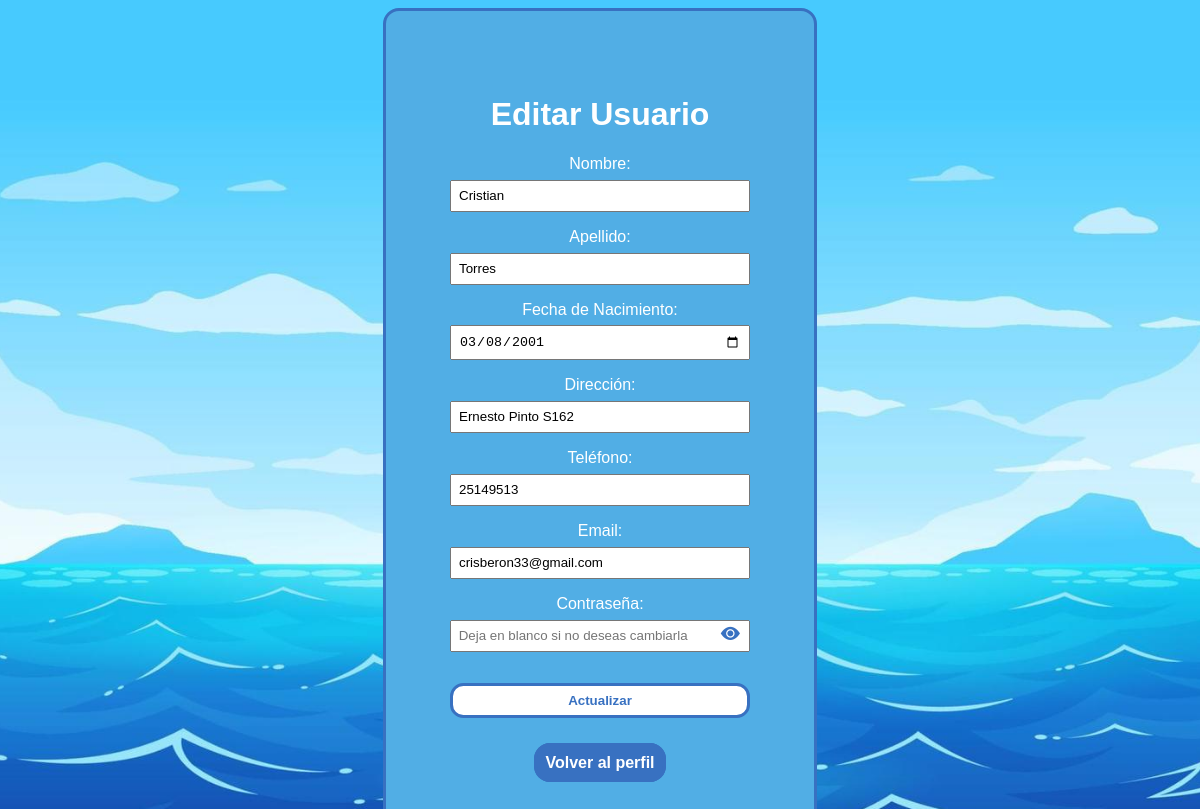
Page /sigto/index.php?action=edit_profile (signed in) on the committed database.
### tables this page shows
CREATE TABLE `cliente` (
  `idus` int(11) NOT NULL,
  `nombre` varchar(15) NOT NULL,
  `apellido` varchar(15) NOT NULL,
  `fecnac` date NOT NULL,
  `direccion` varchar(30) NOT NULL,
  `telefono` varchar(18) NOT NULL,
  `email` varchar(30) NOT NULL,
  `passw` varchar(255) DEFAULT NULL,
  `activo` enum('si','no') NOT NULL DEFAULT 'si'
);

### sigto/models/Usuario.php (called while the page is built, shortened)
<?php
require_once __DIR__ . '/../config/Database.php';
class Usuario {
    private $conn;
    private $table_name = "cliente";
    private $idus;
    public function __construct() {
        $database = new Database('user');
        $this->conn = $database->getConnection();
    }
    public function setId($idus) {
        $this->idus = $idus;
    }
    public function readOne() {
        $query = "SELECT * FROM " . $this->table_name . " WHERE idus = ? LIMIT 0,1";
        $stmt = $this->conn->prepare($query);
        $stmt->bind_param("i", $this->idus);
        $stmt->execute();
        $result = $stmt->get_result();
        return $result->fetch_assoc();
    }
}
?>

### sigto/config/Database.php (called while the page is built, shortened)
<?php
class Database {
    private $host = "127.0.0.1";
    private $db_name = "oceantrade";
    private $username;
    private $password;
    public function __construct($role = 'guest') {
        switch ($role) {
            case 'user':
                $this->username = 'app_user';
                $this->password = 'password_app';
                break;
            default:
                $this->username = 'guest_user';
                $this->password = 'password_guest';
                break;
        }
    }
    public function getConnection() {
        $this->conn = null;
        try {
            $this->conn = new mysqli($this->host, $this->username, $this->password, $this->db_name);
        } catch (Exception $e) {
            echo $e->getMessage();
        }
        return $this->conn;
    }
}

### sigto/controllers/UsuarioController.php (called while the page is built, shortened)
<?php
require_once __DIR__ . '/../models/Usuario.php';
class UsuarioController {
    public function getUserById($idus) {
        $usuario = new Usuario();
        $usuario->setId($idus);
        return $usuario->readOne();
    }
    public function readOne($idus) {
        $usuario = new Usuario();
        $usuario->setId($idus);
        return $usuario->readOne();
    }
}

### sigto/views/mieditar.php (the view, shortened to what this page needs)
<?php
require_once __DIR__ . '/../controllers/UsuarioController.php';
$usuarioController = new UsuarioController();
$usuario = $usuarioController->getUserById($_SESSION['idus']);
?>
<!DOCTYPE html>
<html lang="es">
<head>
    <link rel="stylesheet" href="/sigto/assets/css/formularios.css">
    <link rel="stylesheet" href="https://cdn.jsdelivr.net/npm/bootstrap-icons@1.11.0/font/bootstrap-icons.css">
</head>
<body>
    <form action="/sigto/index?action=edit_profile&idus=<?php echo $usuario['idus']; ?>" method="post">
        <h1>Editar Usuario</h1>
        <label for="nombre">Nombre:</label>
        <input type="text" name="nombre" value="<?php echo $usuario['nombre']; ?>" required><br>
        <label for="apellido">Apellido:</label>
        <input type="text" name="apellido" value="<?php echo $usuario['apellido']; ?>" required><br>
        <label for="fecnac">Fecha de Nacimiento:</label>
        <input type="date" name="fecnac" value="<?php echo $usuario['fecnac']; ?>" required><br>
        <label for="direccion">Dirección:</label>
        <input type="text" name="direccion" value="<?php echo $usuario['direccion']; ?>" required><br>
        <label for="telefono">Teléfono:</label>
        <input type="telefono" name="telefono" value="<?php echo $usuario['telefono']; ?>" required><br>
        <label for="email">Email:</label>
        <input type="email" name="email" value="<?php echo $usuario['email']; ?>" required><br>
        <label for="passw">Contraseña:</label>
        <span class="input-wrapper">
        <input type="password" id="passw" name="passw" placeholder="Deja en blanco si no deseas cambiarla">
        <span class="toggle-password" onclick="togglePassword()">
        <i class="bi bi-eye-fill"></i>
         </span>
        </span><br>
        <input type="submit" value="Actualizar">
        <br><br><br>
        <a id="volver" href="/sigto/views/usuarioperfil.php">Volver al perfil</a>
    </form>
</body>
</html>

### sigto/assets/css/formularios.css (style rules this page uses)
body { font-family: Arial, sans-serif; background-image: url('../images/ocean\ background.jpg'); background-size: cover; background-repeat: no-repeat; background-position: center; }
form { text-align: center; background-color: #51Aee5; max-width: 300px; margin: 0 auto; padding: 4em; border: 3px solid #3871C1; border-radius: 1em; color: white; }
label { display: block; margin-top: 1em; }
input { width: 94%; padding: 0.5em; margin-top: 0.5em; }
input[type="submit"] { text-decoration: none; text-align: center; color: #3871C1; font-weight: bold; background-color: white; border: 3px solid #3871C1; border-radius: 1em; margin-top: 1em; padding: 0.5em; width: 100%; }
#volver { text-decoration: none; text-align: center; color: white; font-weight: bold; background-color: #3871C1; border: 3px solid #3871C1; border-radius: 1em; margin-top: 1em; padding: 0.5em; width: 100%; }
.input-wrapper { position: relative; display: flex; align-items: center; }
.input-wrapper input[type="password"], .input-wrapper input[type="text"] { width: 100%; padding-right: 2.5rem; }
.toggle-password { position: absolute; margin-top: 4px; right: 10px; cursor: pointer; font-size: 1.2rem; color: #3871C1; }

### rows in the picture
cliente: nombre "Cristian", apellido "Torres", fecnac "03/08/2001", direccion "Ernesto Pinto S162", telefono "25149513", email "crisberon33@gmail.com"
